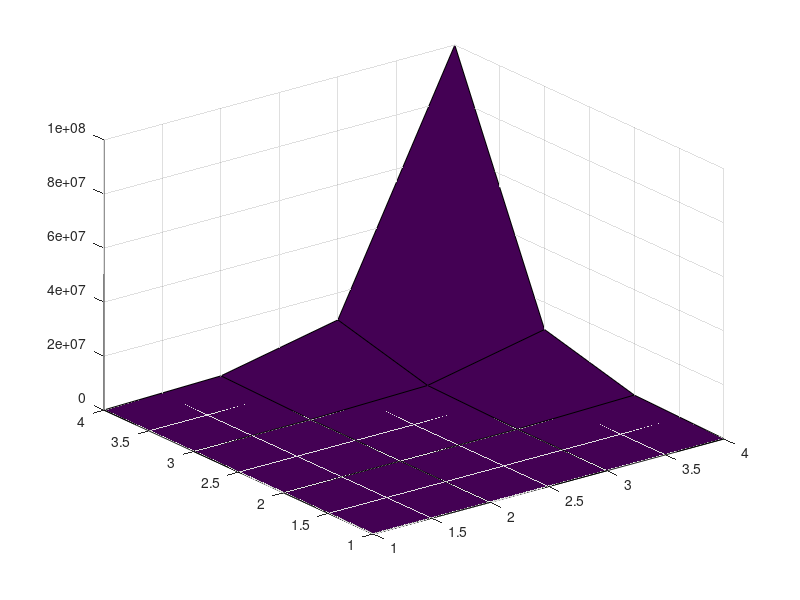

MATLAB code to generate this figure: (Note: this script raises an error after producing the figure.)
%=============================================================================
% Copyright (c) 2016-present Allan CORNET (Nelson)
%=============================================================================
% This file is part of Nelson.
%=============================================================================
% LICENCE_BLOCK_BEGIN
% SPDX-License-Identifier: LGPL-3.0-or-later
% LICENCE_BLOCK_END
%=============================================================================
% <--WEIGHT 8-->
% <--ADV-CLI MODE-->
%=============================================================================
f = figure('Visible', 'off');
ax = axes('Parent', f);
[x, y] = meshgrid(1:4, 1:4);
z = 10 .^ (x + y);
surf(ax, x, y, z);
view(ax, 3);
ax.XScale = 'log';
ax.YScale = 'log';
ax.ZScale = 'log';
drawnow();
asserts.isequal(char(ax.XMinorTick), 'on');
asserts.isequal(char(ax.YMinorTick), 'on');
asserts.isequal(char(ax.ZMinorTick), 'on');
ax.XMinorTick = 'off';
ax.YMinorTick = 'off';
ax.ZMinorTick = 'off';
drawnow();
asserts.isequal(char(ax.XMinorTick), 'off');
asserts.isequal(char(ax.YMinorTick), 'off');
asserts.isequal(char(ax.ZMinorTick), 'off');
close(f);
%=============================================================================
